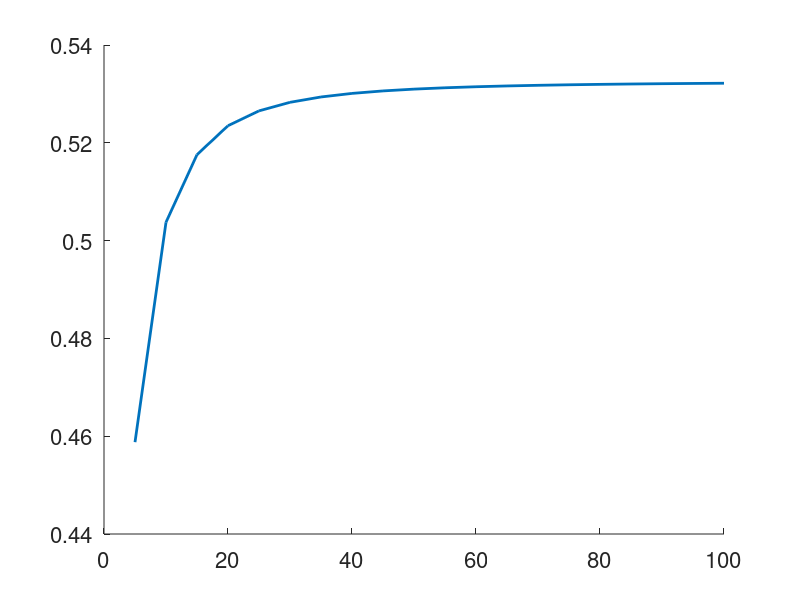

MATLAB code to generate this figure: (Note: this script raises an error after producing the figure.)

clear
clc
close all

set(groot, 'DefaultAxesFontSize', 16);
set(groot, 'DefaultTextFontSize', 16);
set(groot, 'DefaultLineLineWidth', 2);

rng(6);

%%
delta = 0.1; % the margin for frequency points
M_values = 5:5:100;
num_M = length(M_values);
int_app = zeros(num_M, 1);
counter = 0;

for M = M_values
    counter = counter + 1;
    arc_dist = (pi - 2*delta) / M; % the arc distance between frequency points
    theta = (delta + arc_dist/2):arc_dist:(pi - delta - arc_dist/2);
    z = exp(1i.*theta);
    zbar = conj(z);
    sum = 0;
    for i = 1:M
        for j = 1:M
            sum = sum + 1 / abs(zbar(i) - z(j))^2;
        end
    end
    int_app(counter) = sum / M^2;
end

int = -2*log(sin(delta)) / (pi - 2*delta)^2;

figure
hold on;
plot(M_values, int_app);
yline(int, '--r');